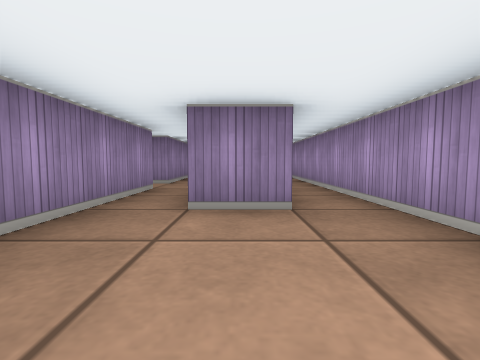
View 1 (above)

14 first-person views from a walk through a cub3D maze. The camera is about half as high as the walls, tilts 4° down and sees 85° across. The floor is counted in squares. Each view is taken from the middle of a square. On the plan, view 1 faces up. The plan holds only what a view shows up to about 9 squares ahead; the rest is blank.

View 2
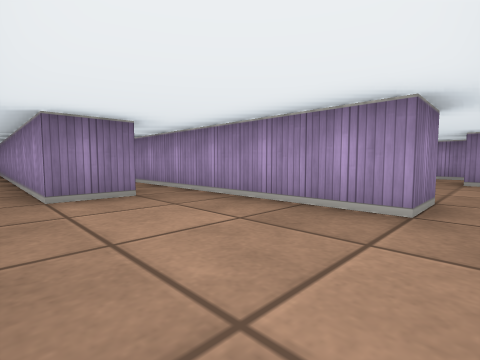

View 3
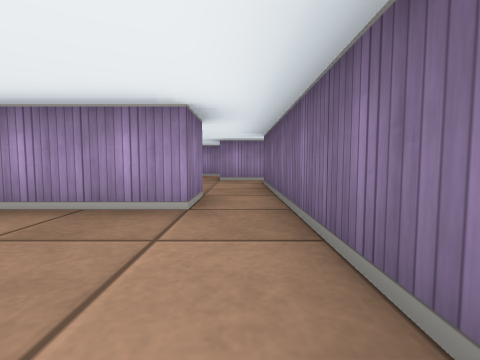

View 4
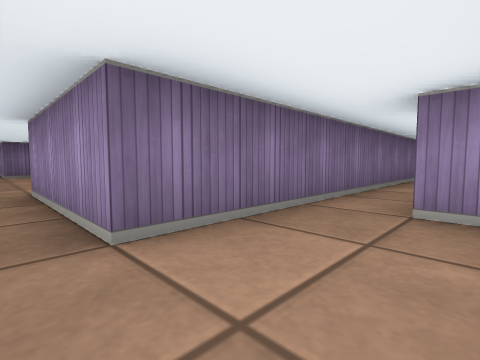

View 5
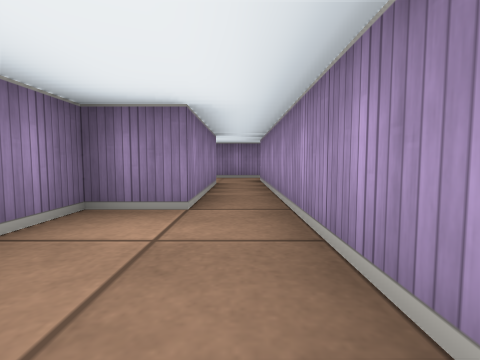

View 6
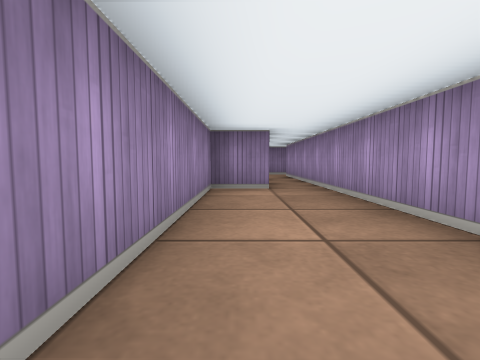

View 7
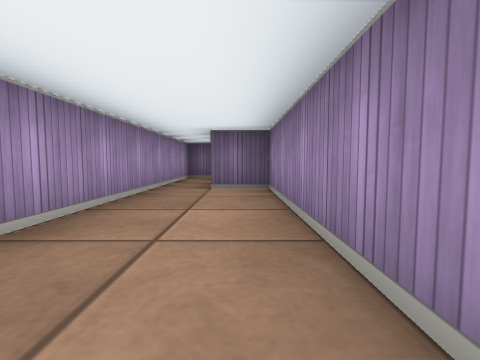

View 8
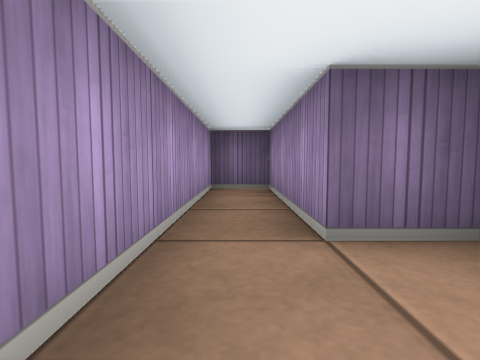

View 9
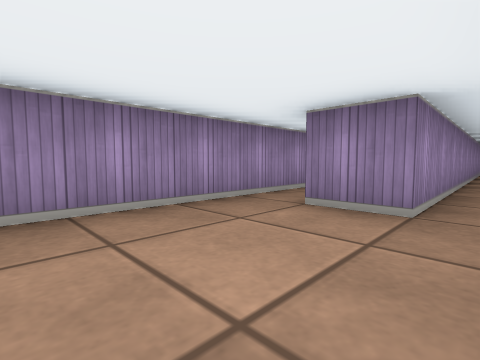

View 10
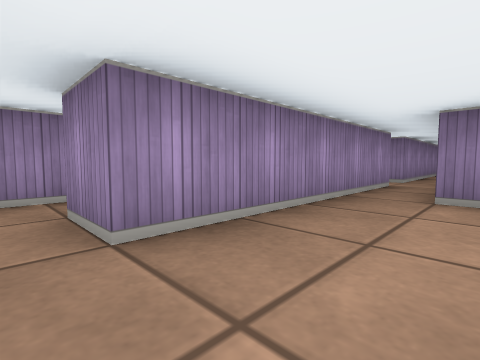

View 11
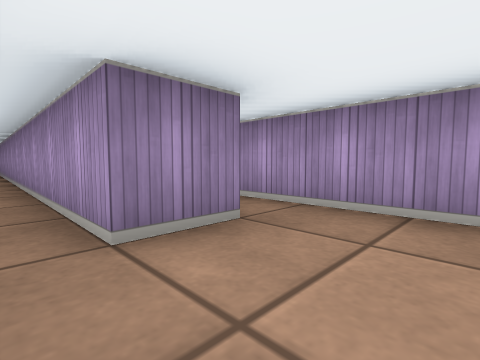

View 12
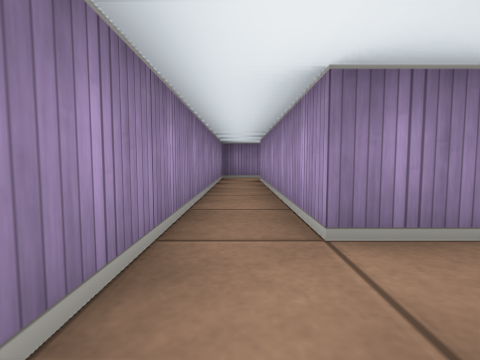

View 13
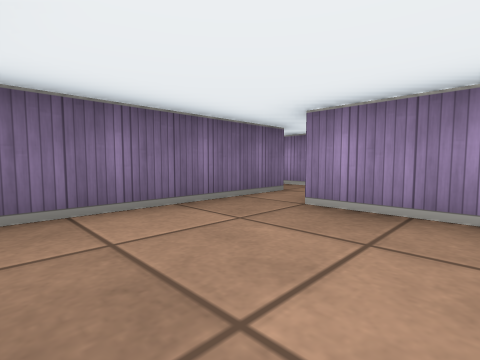

View 14
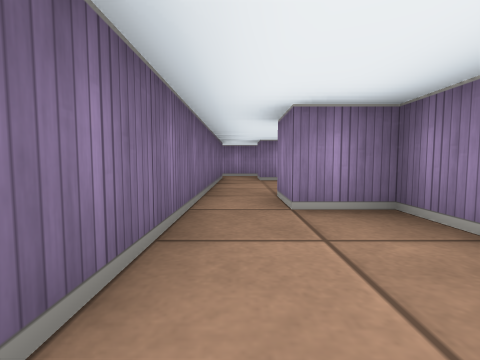

### Floor plan
Ten units are one square. View 1 is at (0, 0); x grows to the right and y downward. Boxes are objects, and circles mark ways between rooms. Rooms are numbered by the first view taken in them; rooms with no view inside come last. Other rooms are left out.
<svg viewBox="-40 -116 105 246">
<path fill="none" stroke="#000" d="M-15 -45 -15 5 -25 5M15 5 15 -75M-25 15 15 15M5 -111 5 -25 -5 -25 -5 -45M56 -5 25 -5 25 5 15 5M15 15 45 15 45 45M55 45 55 5M45 45 35 45 35 95 45 95 45 125 55 125 55 45M-25 5 -25 -45M-25 -55 -35 -55 -35 22"/>
<circle cx="20" cy="10" r="3" fill="#2a7"/>
<circle cx="-20" cy="10" r="3" fill="#2a7"/>
<circle cx="50" cy="40" r="3" fill="#2a7"/>
<text x="10" y="-40">1</text>
<text x="40" y="10">2</text>
<text x="50" y="80">3</text>
<text x="-30" y="10">4</text>
</svg>
Room 1 opens to room 2. Room 1 opens to room 4. Room 2 opens to room 3.

Where each view was taken, in squares from view 1:
view 1: 0 up, 0 right, facing up
view 2: 1 down, 1 left, facing up-right
view 3: 1 down, 1 left, facing right
view 4: 0 up, 5 right, facing down-left
view 5: 7 down, 5 right, facing up
view 6: 9 down, 4 right, facing up
view 7: 5 down, 4 right, facing down
view 8: 8 down, 5 right, facing down
view 9: 0 up, 1 right, facing up-left
view 10: 1 down, 0 right, facing up-left
view 11: 1 up, 1 left, facing up-right
view 12: 2 down, 3 left, facing up
view 13: 1 up, 1 right, facing down-left
view 14: 1 down, 5 right, facing left
